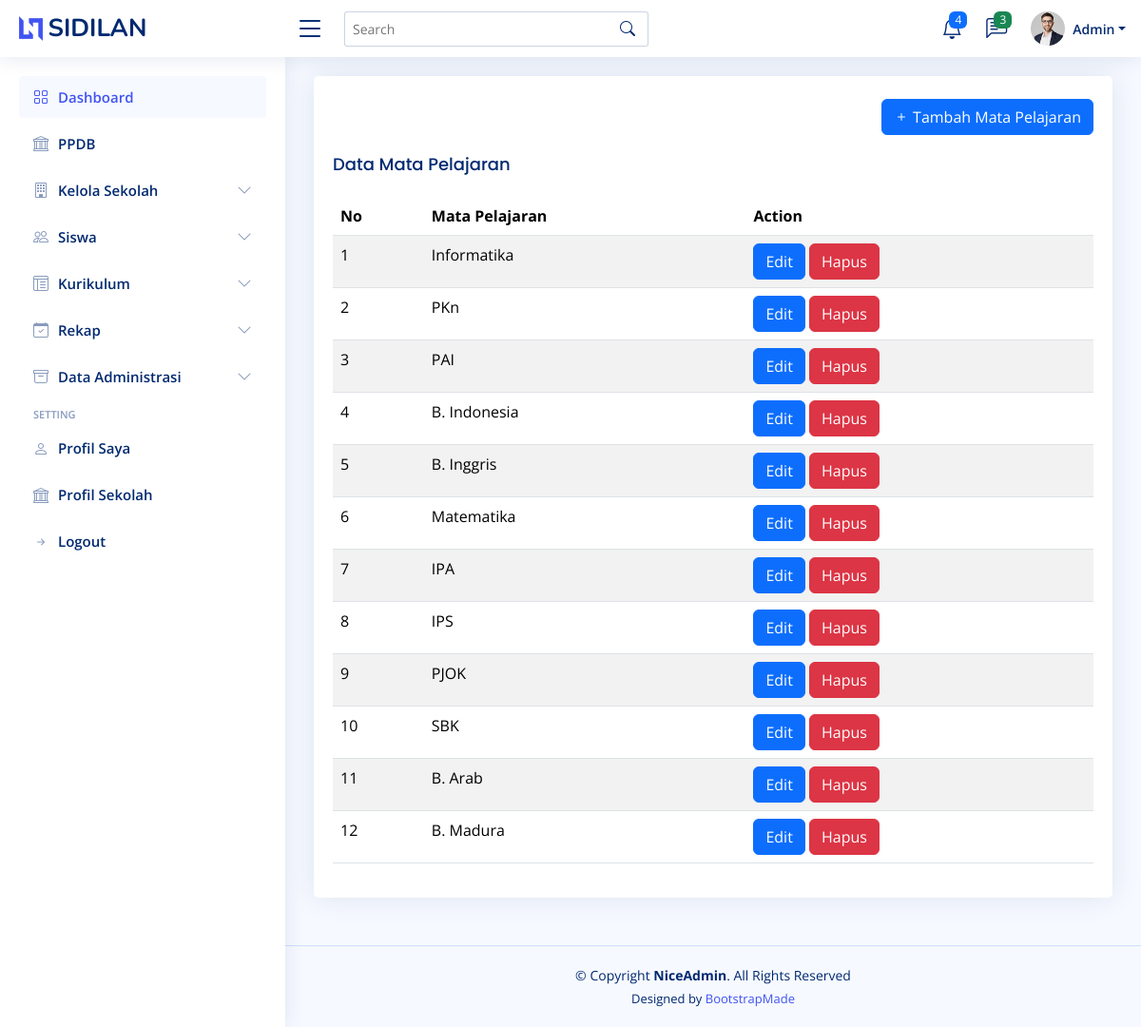
/sidilan.smpunggulanzaha/admin/mata-pelajaran.php (signed in), run on the app's committed database.
### tables this page shows
CREATE TABLE `mapel` (
  `id_mapel` int(11) NOT NULL,
  `id_sekolah` int(11) DEFAULT NULL,
  `mapel` varchar(100) DEFAULT NULL
);

### sidilan.smpunggulanzaha/admin/mata-pelajaran.php (the view, shortened to what this page needs)
<?php
include '../components/header.php';
include '../components/admin_navbar.php';
$id_sekolah = $_SESSION['sekolah'];
?>
<main id="main" class="main">
    <section class="section">
        <div class="row">
            <div class="col-lg-12">
                <div class="card">
                    <div class="card-body">
                        <br>
                        <div class="d-grid gap-2 d-md-flex justify-content-md-end">
                            <button type="button" class="btn btn-primary" data-bs-toggle="modal" data-bs-target="#modalTambahMapel">
                                <i class="bi bi-plus"></i> Tambah Mata Pelajaran
                            </button>
                        </div>
                        <h5 class="card-title">Data Mata Pelajaran</h5>
                        <table class="table table-striped">
                            <thead>
                                <tr>
                                    <th scope="col">No</th>
                                    <th scope="col">Mata Pelajaran</th>
                                    <th scope="col">Action</th>
                                </tr>
                            </thead>
                            <tbody>
                            <?php
                            $sql = "SELECT * FROM mapel WHERE id_sekolah = ?";
                            $stmt = $conn->prepare($sql);
                            $stmt->bind_param("i", $id_sekolah);
                            $stmt->execute();
                            $result = $stmt->get_result();
                            if ($result->num_rows > 0) {
                                $no = 1;
                                while ($row = $result->fetch_assoc()) {
                                    echo "<tr>";
                                    echo "<td>" . $no++ . "</td>";
                                    echo "<td>" . htmlspecialchars($row['mapel']) . "</td>";
                                    echo "<td>
                                            <button type='button' class='btn btn-primary' data-bs-toggle='modal' data-bs-target='#editModal" . $row['id_mapel'] . "'>
                                            Edit
                                            </button>
                                            <form action='../proses/admin-mapel.php?act=delete-mapel' method='post' style='display:inline-block;'>
                                                <input type='hidden' name='id_mapel' value='" . $row['id_mapel'] . "'>
                                                <button type='submit' class='btn btn-danger' onclick='return confirm(\"Apakah Anda yakin ingin menghapus data ini?\")'>
                                                Hapus
                                                </button>
                                            </form>
                                          </td>";
                                    echo "</tr>";
                                }
                            } else {
                                echo "<tr><td colspan='3'>Tidak ada data mata pelajaran yang ditemukan.</td></tr>";
                            }
                            ?>
                            </tbody>
                        </table>
                    </div>
                </div>
            </div>
        </div>
    </section>
</main>
<?php include '../components/footer.php'; ?>

### sidilan.smpunggulanzaha/assets/css/style.css (style rules this page uses)
:root { scroll-behavior: smooth; }
body { font-family: "Open Sans", sans-serif; background: #f6f9ff; color: #444444; }
h1, h2, h3, h4, h5, h6 { font-family: "Nunito", sans-serif; }
#main { margin-top: 60px; padding: 20px 30px; transition: all 0.3s; }
.card { margin-bottom: 30px; border: none; border-radius: 5px; box-shadow: 0px 0 30px rgba(1, 41, 112, 0.1); }
.card-title { padding: 20px 0 15px 0; font-size: 18px; font-weight: 500; color: #012970; font-family: "Poppins", sans-serif; }
.card-body { padding: 0 20px 20px 20px; }
@media (min-width: 1200px) { #main, #footer { margin-left: 300px; } }

### data on the page
mapel: mapel "Informatika"
mapel: mapel "PKn"
mapel: mapel "PAI"
mapel: mapel "B. Indonesia"
mapel: mapel "B. Inggris"
mapel: mapel "Matematika"
mapel: mapel "IPA"
mapel: mapel "IPS"
mapel: mapel "PJOK"
mapel: mapel "SBK"
mapel: mapel "B. Arab"
mapel: mapel "B. Madura"

### other printed values
$nama "Admin"
